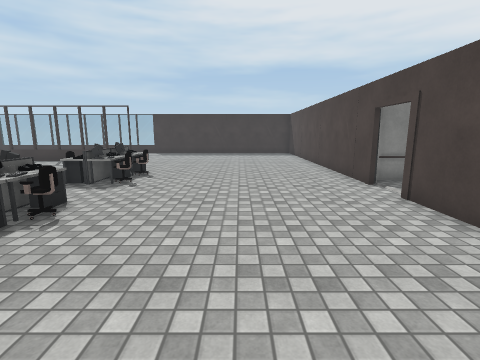
View 1 (above)

18 first-person views from a walk through a 3-D level made in the Unity game engine. The camera is 1.5 m above the floor, tilts 10° down and sees 85° across. The floor is counted in squares, 1 m on a side. Each view is taken from the middle of a square. On the plan, view 1 faces up. The plan holds only what a view shows up to about 14 squares ahead; the rest is blank. The player is left out. Some animated figures are left out. Some surface patterns are stand-ins.

View 2
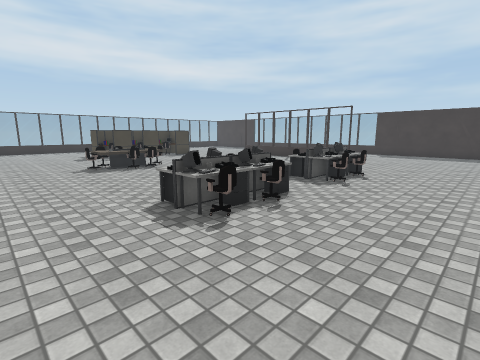

View 3
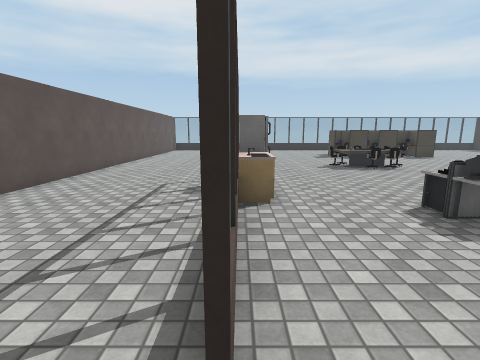

View 4
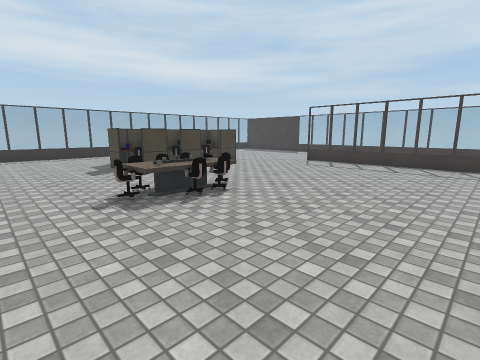

View 5
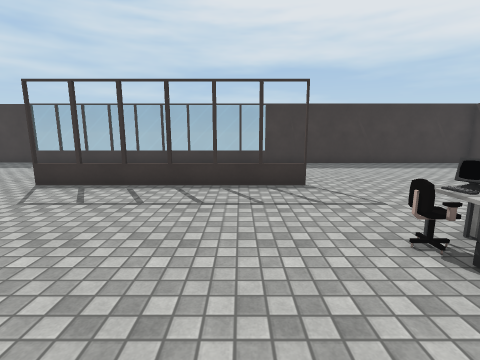

View 6
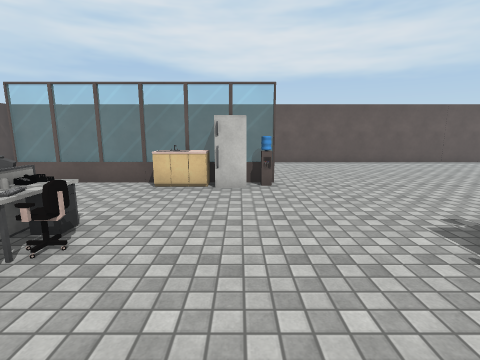

View 7
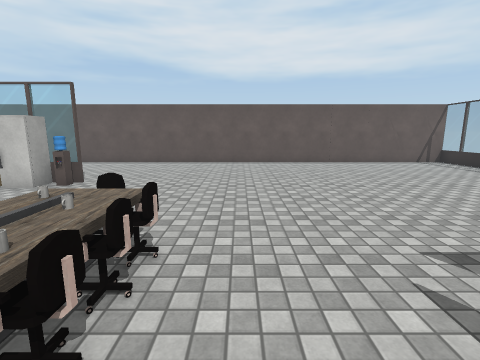

View 8
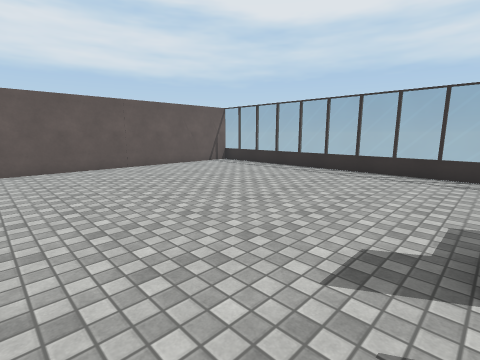

View 9
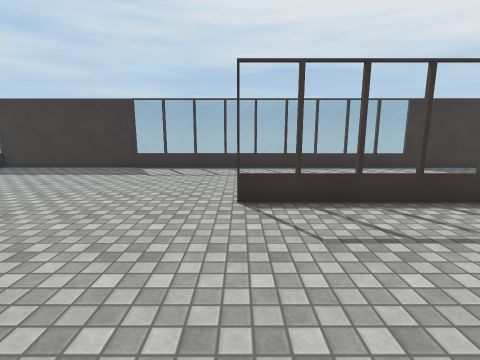

View 10
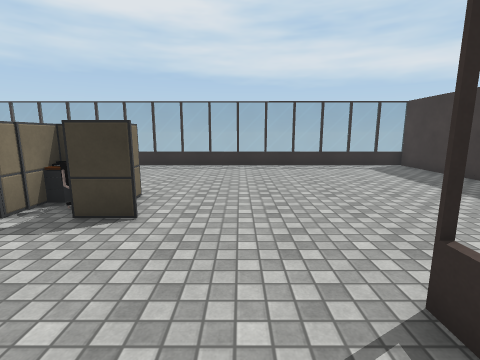

View 11
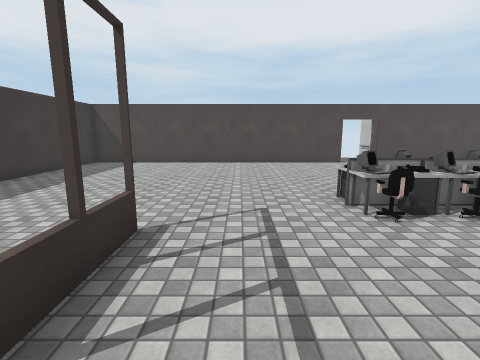

View 12
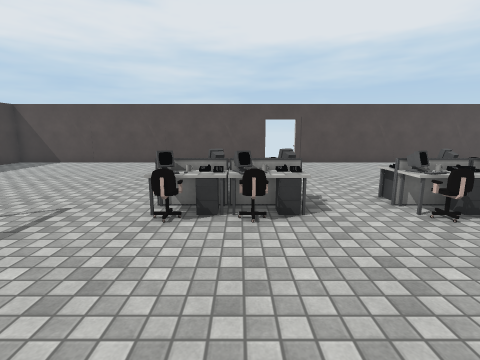

View 13
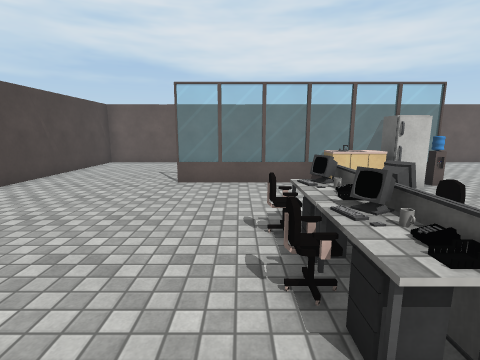

View 14
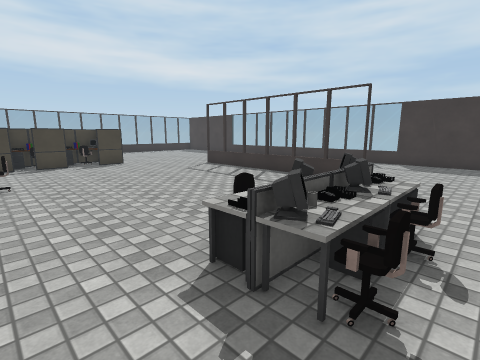

View 15
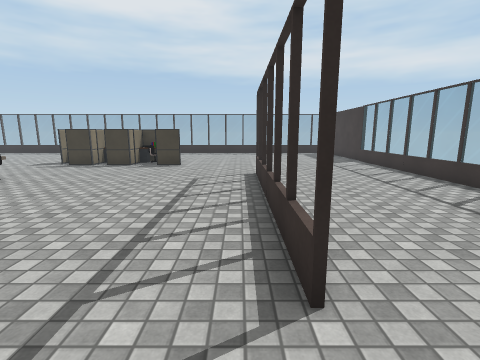

View 16
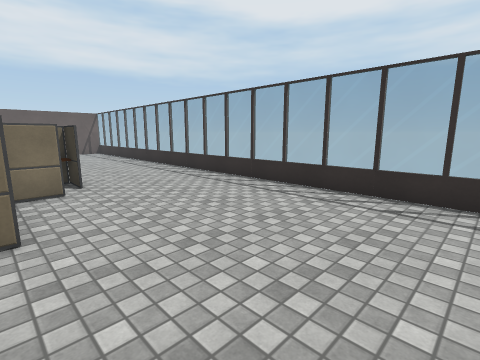

View 17
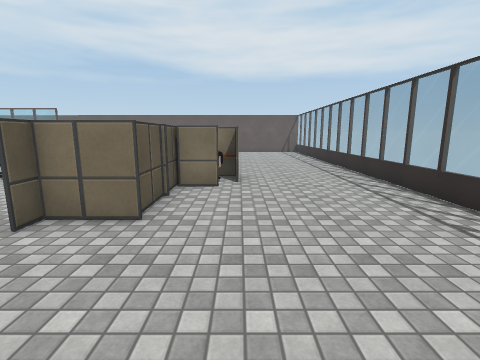

View 18
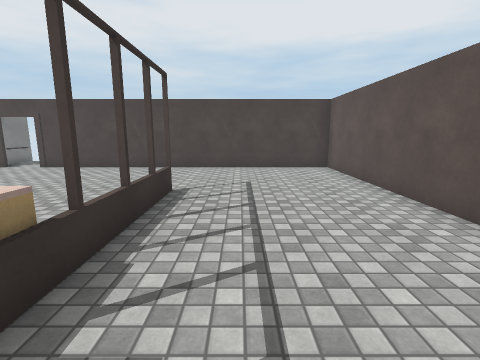

### Floor plan
Points are (right, up) in squares from view 1. A wall is a line through its corners. A room is listed if a view was taken in it or the views show most of it. See-through windows are left out.
Room 1 (views 1, 2, 3, 4, 5, 6, 7, 8, 9, 10, 11, 12, 13, 14, 15, 16, 17, 18)
walls: (-6, 14.6) (-14.1, 14.6); (-5.5, -1) (-1, -1); (-1.1, -1.2) (-5.6, -1.2); (3.9, 7.6) (3.9, 20.7) (-24.7, 20.7) (-24.7, -7) (3.9, -7) (3.9, 6.1)
ways out: opening at (4, 7)
objects: other object (-20, 6) to (-19, 8); other object (-18, 5) to (-17, 6); other object (-18, 7) to (-17, 8); other object (-18, 9) to (-16, 11); chair (-13, 4); chair (-13, 5); chair (-13, 6); chair (-12, 3); other object (-12, 4); cup (-12, 5); chair (-12, 6); table (-11, 4); chair (-11, 5); chair (-11, 6); water cooler (-9, -1); fridge (-8, -1) to (-7, 0); other object (-6, -1) to (-6, 0); other object (-6, 3); chair (-6, 4); chair (-6, 5); other object (-6, 8); chair (-6, 9); chair (-6, 10); other object (-5, 2); desk (-5, 3); monitor (-5, 4); other object (-5, 5); monitor (-5, 6); drawers (-5, 7); table (-5, 8); monitor (-5, 9); other object (-5, 10); monitor (-5, 11); monitor (-4, 3); monitor (-4, 4); cup (-4, 5); table (-4, 6); monitor (-4, 8); monitor (-4, 9); table (-4, 11); other object (-3, 4); chair (-3, 5); other object (-3, 9); chair (-3, 10)

Where each view was taken, in squares from view 1:
view 1: 0 up, 0 right, facing up
view 2: 0 up, 0 right, facing up-left
view 3: 1 down, 0 right, facing left
view 4: 1 up, 6 left, facing up-left
view 5: 7 up, 8 left, facing up
view 6: 7 up, 8 left, facing down
view 7: 7 up, 14 left, facing down
view 8: 5 up, 14 left, facing down-left
view 9: 9 up, 14 left, facing up
view 10: 13 up, 12 left, facing left
view 11: 13 up, 10 left, facing right
view 12: 9 up, 10 left, facing right
view 13: 7 up, 3 left, facing down
view 14: 6 up, 3 left, facing up-left
view 15: 14 up, 4 left, facing left
view 16: 15 up, 18 left, facing down-left
view 17: 15 up, 20 left, facing down
view 18: 3 down, 8 left, facing right
